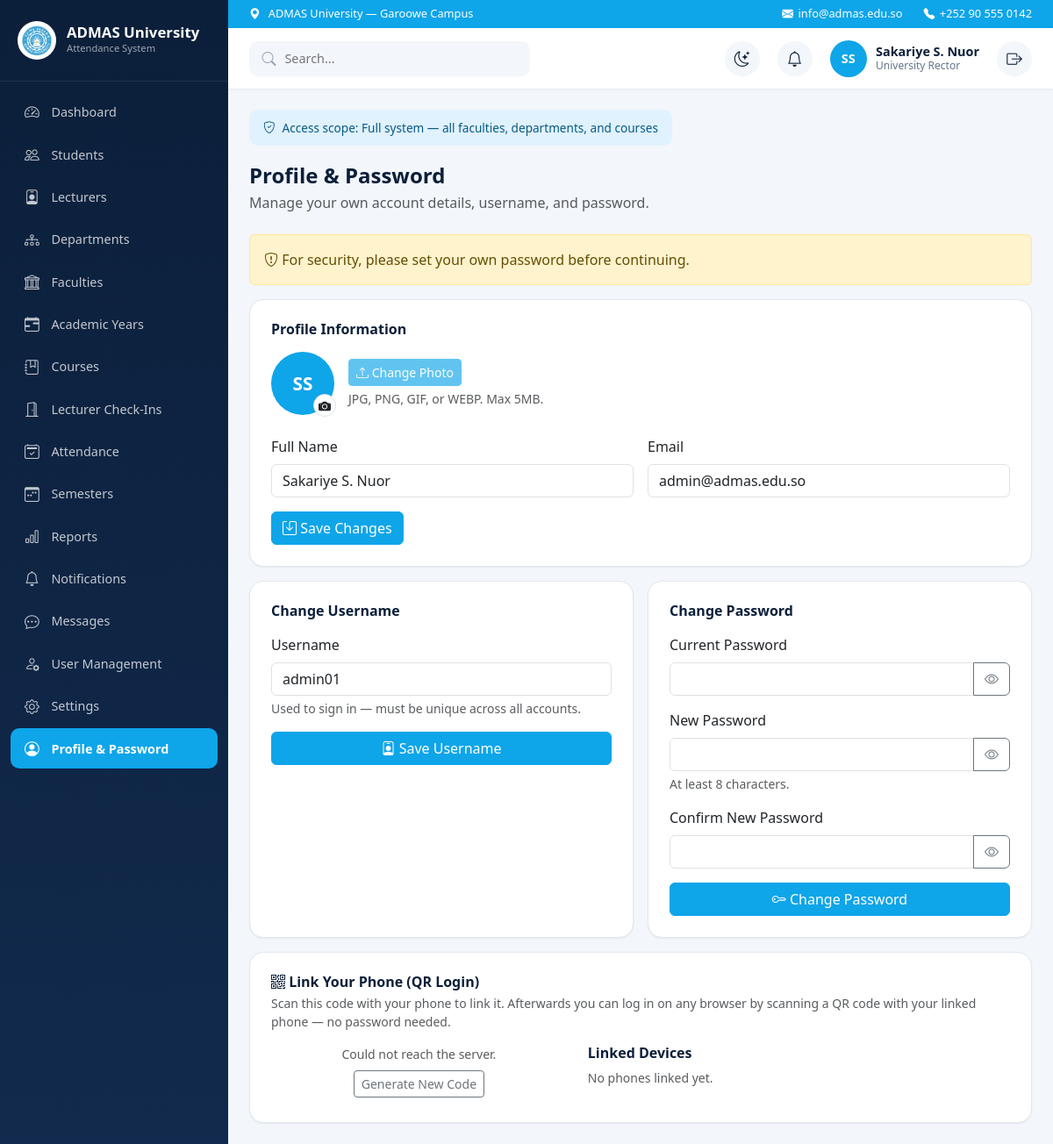
Screenshot of /admin/profile.php (signed in) with the database file from the repository.
### tables this page shows
CREATE TABLE users (
  id             INT UNSIGNED PRIMARY KEY AUTO_INCREMENT,
  username       VARCHAR(60)  NOT NULL UNIQUE,
  password_hash  VARCHAR(255) NOT NULL,       
  full_name      VARCHAR(150) NOT NULL,
  email          VARCHAR(150) NULL UNIQUE,
  photo_path     VARCHAR(255) NULL,           
  role_id        TINYINT UNSIGNED NOT NULL,
  faculty_id     INT UNSIGNED NULL,           
  status         ENUM('active','inactive') NOT NULL DEFAULT 'active',
  must_change_password TINYINT(1) NOT NULL DEFAULT 1,  
  last_login_at  DATETIME NULL,
  created_at     TIMESTAMP DEFAULT CURRENT_TIMESTAMP,
  updated_at     TIMESTAMP DEFAULT CURRENT_TIMESTAMP ON UPDATE CURRENT_TIMESTAMP,
  CONSTRAINT fk_users_role
    FOREIGN KEY (role_id) REFERENCES roles(id),
  CONSTRAINT fk_users_faculty
    FOREIGN KEY (faculty_id) REFERENCES faculties(id) ON DELETE SET NULL
);

### includes/auth.php (called while the page is built, shortened)
<?php
require_once __DIR__ . '/nav_items.php';
function current_user(): ?array
{
    $conn = db();
    $stmt = $conn->prepare('SELECT id, username, full_name, email, photo_path, role_id, faculty_id, status FROM users WHERE id = ?');
    $stmt->bind_param('i', $_SESSION['user_id']);
    $stmt->execute();
    $result = $stmt->get_result();
    $user = $result->fetch_assoc();
    return $user ?: null;
}
function current_role(): string
{
    return (string) ($_SESSION['role'] ?? '');
}

### includes/nav_items.php (called while the page is built, shortened)
<?php
function role_label(string $role): string
{
    $labels = [
        'university_rector' => 'University Rector',
        'head_academic' => 'Head of Academic Affairs',
        'registration' => 'Registration Office',
        'dean' => 'Dean',
        'lecturer' => 'Lecturer',
        'student' => 'Student',
    ];
    return $labels[$role] ?? $role;
}

### admin/profile.php (the view, shortened to what this page needs)
<?php
require_once __DIR__ . '/../includes/auth.php';
require_once __DIR__ . '/../includes/nav_items.php';
$conn = db();
$currentUser = current_user();
$currentUserId = (int) $currentUser['id'];
$linkedDevicesStmt = $conn->prepare(
    'SELECT id, device_label, paired_at, last_used_at FROM paired_devices
     WHERE user_id = ? AND revoked_at IS NULL ORDER BY paired_at DESC'
);
$linkedDevicesStmt->bind_param('i', $currentUserId);
$linkedDevicesStmt->execute();
$linkedDevices = $linkedDevicesStmt->get_result()->fetch_all(MYSQLI_ASSOC);
$settings = [];
$settingsResult = $conn->query('SELECT `key`, `value` FROM settings');
if ($settingsResult) {
    while ($row = $settingsResult->fetch_assoc()) {
        $settings[$row['key']] = $row['value'];
    }
}
$profileFormValues = [
    'full_name' => (string) $currentUser['full_name'],
    'email' => (string) ($currentUser['email'] ?? ''),
];
$usernameFormValues = [
    'new_username' => (string) $currentUser['username'],
];
?>
<!DOCTYPE html>
<html lang="en">
<head>
    <link href="https://cdn.jsdelivr.net/npm/bootstrap@5.3.3/dist/css/bootstrap.min.css" rel="stylesheet">
    <link href="https://cdn.jsdelivr.net/npm/bootstrap-icons@1.11.3/font/bootstrap-icons.min.css" rel="stylesheet">
    <link href="<?= htmlspecialchars(BASE_URL) ?>/assets/css/app.css" rel="stylesheet">
</head>
<body>
    <?php include __DIR__ . '/../includes/sidebar.php'; ?>
    <div class="main-content">
        <?php include __DIR__ . '/../includes/topbar.php'; ?>
        <div class="page-body">
            <div class="scope-banner">
                <i class="bi bi-shield-check"></i>
                Access scope: Full system — all faculties, departments, and courses
            </div>
            <div class="d-flex justify-content-between align-items-start flex-wrap gap-2 mb-4">
                <div>
                    <h4 class="fw-bold mb-1" style="color: var(--admas-text);">Profile &amp; Password</h4>
                    <p class="text-muted mb-0">Manage your own account details, username, and password.</p>
                </div>
            </div>
            <?php if (!empty($_SESSION['must_change_password'])): ?>
                <div class="alert alert-warning" role="alert">
                    <i class="bi bi-shield-exclamation"></i>
                    For security, please set your own password before continuing.
                </div>
            <?php endif; ?>
            <div class="admas-card p-4 mb-3">
                <h6 class="fw-bold mb-3" style="color: var(--admas-text);">Profile Information</h6>
                <form method="post" enctype="multipart/form-data" action="<?= htmlspecialchars(BASE_URL) ?>/admin/profile.php" class="d-flex align-items-center gap-3 mb-4">
                    <div class="position-relative" style="width: 72px; height: 72px;">
                        <?php if (!empty($currentUser['photo_path'])): ?>
                            <img id="profilePhotoPreview" class="rounded-circle" width="72" height="72" style="width: 72px; height: 72px; object-fit: cover; border: 2px solid var(--admas-sky);"
                                 src="<?= htmlspecialchars(BASE_URL) ?>/uploads/profile_photos/<?= htmlspecialchars((string) $currentUser['photo_path']) ?>" alt="">
                        <?php else: ?>
                            <div id="profilePhotoPreview" class="d-flex align-items-center justify-content-center rounded-circle"
                                 style="width: 72px; height: 72px; background: var(--admas-sky); color: #fff; font-weight: 700; font-size: 1.3rem;">
                                <?= htmlspecialchars($initials) ?>
                            </div>
                        <?php endif; ?>
                        <label for="profilePhotoInput" class="d-flex align-items-center justify-content-center position-absolute rounded-circle bg-white border"
                               style="width: 26px; height: 26px; bottom: -2px; right: -2px; cursor: pointer;" title="Change photo">
                            <i class="bi bi-camera-fill small"></i>
                        </label>
                    </div>
                    <div>
                        <button type="submit" id="profilePhotoSaveBtn" class="btn btn-primary btn-sm" style="background-color: var(--admas-sky); border-color: var(--admas-sky);" disabled>
                            <i class="bi bi-upload"></i> Change Photo
                        </button>
                        <div class="form-text mb-0">JPG, PNG, GIF, or WEBP. Max 5MB.</div>
                    </div>
                </form>
                <form method="post" action="<?= htmlspecialchars(BASE_URL) ?>/admin/profile.php" class="row g-3">
                    <div class="col-md-6">
                        <label for="fullNameInput" class="form-label">Full Name</label>
                        <input type="text" class="form-control" id="fullNameInput" name="full_name" maxlength="150" required
                               value="<?= htmlspecialchars($profileFormValues['full_name']) ?>">
                    </div>
                    <div class="col-md-6">
                        <label for="emailInput" class="form-label">Email</label>
                        <input type="email" class="form-control" id="emailInput" name="email" maxlength="150"
                               value="<?= htmlspecialchars($profileFormValues['email']) ?>">
                    </div>
                    <div class="col-12">
                        <button type="submit" class="btn btn-primary" style="background-color: var(--admas-sky); border-color: var(--admas-sky);">
                            <i class="bi bi-save"></i> Save Changes
                        </button>
                    </div>
                </form>
            </div>
            <div class="row g-3">
                <div class="col-lg-6">
                    <div class="admas-card p-4 h-100">
                        <h6 class="fw-bold mb-3" style="color: var(--admas-text);">Change Username</h6>
                        <form method="post" action="<?= htmlspecialchars(BASE_URL) ?>/admin/profile.php">
                            <div class="mb-3">
                                <label for="newUsernameInput" class="form-label">Username</label>
                                <input type="text" class="form-control" id="newUsernameInput" name="new_username" maxlength="60" required
                                       value="<?= htmlspecialchars($usernameFormValues['new_username']) ?>">
                                <div class="form-text">Used to sign in — must be unique across all accounts.</div>
                            </div>
                            <button type="submit" class="btn btn-primary w-100" style="background-color: var(--admas-sky); border-color: var(--admas-sky);">
                                <i class="bi bi-person-badge"></i> Save Username
                            </button>
                        </form>
                    </div>
                </div>
                <div class="col-lg-6">
                    <div class="admas-card p-4 h-100">
                        <h6 class="fw-bold mb-3" style="color: var(--admas-text);">Change Password</h6>
                        <form method="post" action="<?= htmlspecialchars(BASE_URL) ?>/admin/profile.php">
                            <div class="mb-3">
                                <label for="currentPasswordInput" class="form-label">Current Password</label>
                                <div class="input-group">
                                    <input type="password" class="form-control" id="currentPasswordInput" name="current_password" required>
                                    <button class="btn btn-outline-secondary toggle-password" type="button" data-target="currentPasswordInput" aria-label="Show password">
                                        <i class="bi bi-eye"></i>
                                    </button>
                                </div>
                            </div>
                            <div class="mb-3">
                                <label for="newPasswordInput" class="form-label">New Password</label>
                                <div class="input-group">
                                    <input type="password" class="form-control" id="newPasswordInput" name="new_password" minlength="8" required>
                                    <button class="btn btn-outline-secondary toggle-password" type="button" data-target="newPasswordInput" aria-label="Show password">
                                        <i class="bi bi-eye"></i>
                                    </button>
                                </div>
                                <div class="form-text">At least 8 characters.</div>
                            </div>
                            <div class="mb-3">
                                <label for="confirmNewPasswordInput" class="form-label">Confirm New Password</label>
                                <div class="input-group">
                                    <input type="password" class="form-control" id="confirmNewPasswordInput" name="confirm_new_password" minlength="8" required>
                                    <button class="btn btn-outline-secondary toggle-password" type="button" data-target="confirmNewPasswordInput" aria-label="Show password">
                                        <i class="bi bi-eye"></i>
                                    </button>
                                </div>
                            </div>
                            <button type="submit" class="btn btn-primary w-100" style="background-color: var(--admas-sky); border-color: var(--admas-sky);">
                                <i class="bi bi-key"></i> Change Password
                            </button>
                        </form>
                    </div>
                </div>
            </div>
            <div class="admas-card p-4 mt-3">
                <h6 class="fw-bold mb-1" style="color: var(--admas-text);"><i class="bi bi-qr-code"></i> Link Your Phone (QR Login)</h6>
                <p class="text-muted small mb-3">Scan this code with your phone to link it. Afterwards you can log in on any browser by scanning a QR code with your linked phone — no password needed.</p>
                <div class="row g-4">
                    <div class="col-md-5 text-center">
                        <div id="qrPairLoading" class="text-muted small">&nbsp;</div>
                        <button type="button" id="qrPairRefreshBtn" class="btn btn-sm btn-outline-secondary mt-2 d-none">Generate New Code</button>
                    </div>
                    <div class="col-md-7">
                        <h6 class="fw-bold mb-2" style="color: var(--admas-text);">Linked Devices</h6>
                        <?php if (empty($linkedDevices)): ?>
                            <p class="text-muted small">No phones linked yet.</p>
                        <?php endif; ?>
                    </div>
                </div>
            </div>
        </div>
    </div>
</body>
</html>

### includes/topbar.php (shortened to what this page needs)
<?php
$universityName = $settings['university_name'] ?? 'ADMAS University';
$campus = $settings['campus'] ?? '';
$contactEmail = $settings['contact_email'] ?? '';
$contactPhone = $settings['contact_phone'] ?? '';
$initials = '';
foreach (preg_split('/\s+/', trim((string) ($currentUser['full_name'] ?? ''))) as $part) {
    if ($part !== '') {
        $initials .= mb_strtoupper(mb_substr($part, 0, 1));
    }
}
$initials = mb_substr($initials, 0, 2) ?: '?';
$roleLabel = role_label(current_role());
$notifLinkUrl = null;
$topbarRole = current_role();
if ($topbarRole === 'university_rector' || $topbarRole === 'head_academic') {
    $notifLinkUrl = BASE_URL . '/notifications.php';
}
?>
<div class="header-sticky">
<div class="top-strip">
    <div class="top-strip-left">
        <i class="bi bi-geo-alt-fill"></i>
        <span><?= htmlspecialchars($universityName . ($campus !== '' ? ' — ' . $campus : '')) ?></span>
    </div>
    <div class="top-strip-right">
        <?php if ($contactEmail !== ''): ?>
            <span><i class="bi bi-envelope-fill"></i><?= htmlspecialchars($contactEmail) ?></span>
        <?php endif; ?>
        <?php if ($contactPhone !== ''): ?>
            <span><i class="bi bi-telephone-fill"></i><?= htmlspecialchars($contactPhone) ?></span>
        <?php endif; ?>
    </div>
</div>
<div class="topbar">
    <div class="topbar-search">
        <i class="bi bi-search"></i>
        <input type="text" placeholder="Search...">
    </div>
    <div class="topbar-right">
        <button type="button" id="themeToggleBtn" class="theme-toggle-btn" aria-label="Toggle dark mode" title="Toggle dark mode">
            <i class="bi bi-moon-stars" id="themeToggleIcon"></i>
        </button>
        <?php if ($notifLinkUrl !== null): ?>
            <a href="<?= htmlspecialchars($notifLinkUrl) ?>" class="notif-bell" aria-label="Notifications">
                <i class="bi bi-bell"></i>
            </a>
        <?php else: ?>
            <button type="button" class="notif-bell" aria-label="Notifications">
                <i class="bi bi-bell"></i>
            </button>
        <?php endif; ?>
        <div class="topbar-user">
            <?php if (!empty($currentUser['photo_path'])): ?>
                <img class="avatar-photo" width="42" height="42" src="<?= htmlspecialchars(BASE_URL) ?>/uploads/profile_photos/<?= htmlspecialchars((string) $currentUser['photo_path']) ?>" alt="">
            <?php else: ?>
                <div class="avatar-initials"><?= htmlspecialchars($initials) ?></div>
            <?php endif; ?>
            <div class="user-meta">
                <span class="user-name"><?= htmlspecialchars((string) ($currentUser['full_name'] ?? '')) ?></span>
                <span class="user-role"><?= htmlspecialchars($roleLabel) ?></span>
            </div>
        </div>
        <a href="<?= htmlspecialchars(BASE_URL) ?>/logout.php" class="logout-btn" aria-label="Logout" title="Logout">
            <i class="bi bi-box-arrow-right"></i>
        </a>
    </div>
</div>
</div>

### rows the page displays
users: full_name "Sakariye S. Nuor", email "admin@admas.edu.so", new_username "admin01"

### other values shown
$sidebarUniversityName "ADMAS University"
$item['label'] "Dashboard"
$item['label'] "Students"
$item['label'] "Lecturers"
$item['label'] "Departments"
$item['label'] "Faculties"
$item['label'] "Academic Years"
$item['label'] "Courses"
$item['label'] "Lecturer Check-Ins"
$item['label'] "Attendance"
$item['label'] "Semesters"
$item['label'] "Reports"
$item['label'] "Notifications"
$item['label'] "Messages"
$item['label'] "User Management"
